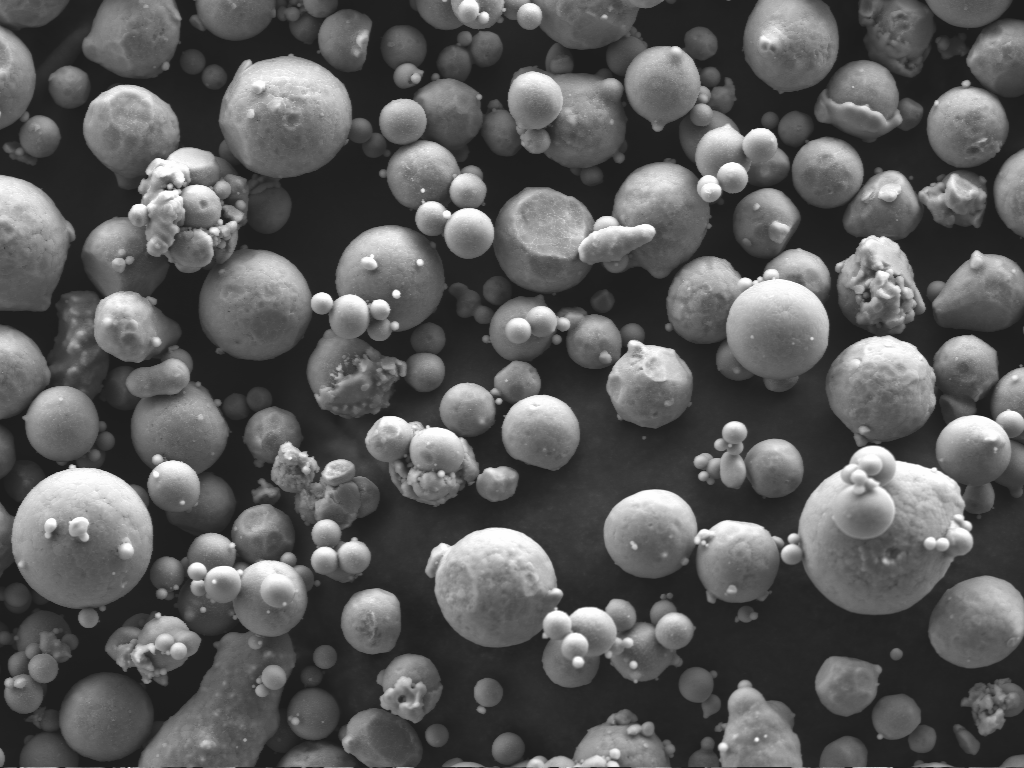
#> input picture data_mirror/aa7075/Original_Image_for_Fig_2a.tif, 1024 x 768 px, found by its file name
$ python make_scalebar_tests.py
#> lines starting #> are read from the running program, lines starting #| are printed output that depends on the picture
### attempt1/src/imio.py
"""Image loading shared by all modules. Returns 2D uint8 grayscale."""
from pathlib import Path

import cv2
import numpy as np

IMG_EXTS = {".tif", ".tiff", ".png", ".jpg", ".jpeg", ".bmp"}


def load_gray(path) -> np.ndarray:
    path = Path(path)
    if path.suffix.lower() in (".tif", ".tiff"):
        import tifffile
        a = tifffile.imread(str(path))
#> a is the input picture: shape (768, 1024); min 28, max 254, mean 90.6
    else:
        a = cv2.imread(str(path), cv2.IMREAD_UNCHANGED)
        if a is None:
            raise IOError(f"cannot read {path}")
        if a.ndim == 3:
            a = a[..., ::-1]  # BGR(A) -> RGB(A)
    a = np.asarray(a)
    while a.ndim > 3:  # multi-page / extra axes: take first plane
        a = a[0]
    if a.ndim == 3:
        if a.shape[-1] in (3, 4):
            a = a[..., :3].astype(np.float32) @ np.array([0.299, 0.587, 0.114], np.float32)
        else:  # (pages, H, W)
            a = a[0]
    if a.dtype != np.uint8:
        a = a.astype(np.float32)
        lo, hi = float(a.min()), float(a.max())
        a = (a - lo) / (hi - lo + 1e-12) * 255.0
    return np.clip(a, 0, 255).astype(np.uint8)


# [5 lines left out: function list_images, not called in this run]

### attempt1/tests/make_scalebar_tests.py
"""Render SEM-style data bars onto a real AA7075 frame with known um/px.

The AA7075 TIFFs ship without a data bar, so this is the only way to test the
scale-bar OCR path end to end. Ground truth um/px = 0.3722 (Zeiss metadata) times
the resample factor. Writes data/scaletest/*.png and truth.csv.
"""
import csv
import sys
from pathlib import Path

import numpy as np
from PIL import Image, ImageDraw, ImageFont

ROOT = Path(__file__).resolve().parents[1]
sys.path.insert(0, str(ROOT))
from src.imio import load_gray  # noqa: E402

SRC = ROOT / "data/aa7075/Original_Image_for_Fig_2a.tif"
OUT = ROOT / "data/scaletest"
BASE_UMPX = 0.3722


def font(sz):
    for f in ("arial.ttf", "DejaVuSans.ttf", "segoeui.ttf"):
        try:
            return ImageFont.truetype(f, sz)
        except OSError:
            pass
    return ImageFont.load_default()


def make(name, scale, bar_h_frac, bg, fg, label_um, label_txt, style, extras):
    img = load_gray(SRC)
    if scale != 1.0:
        img = np.asarray(Image.fromarray(img).resize(
            (int(img.shape[1] * scale), int(img.shape[0] * scale)), Image.BILINEAR))
    umpx = BASE_UMPX / scale
    h, w = img.shape
    bh = int(h * bar_h_frac)
    canvas = Image.new("L", (w, h + bh), bg)
#> canvas: PIL image 1024x860 L; every value is 0
    canvas.paste(Image.fromarray(img), (0, 0))
    d = ImageDraw.Draw(canvas)
    f = font(max(14, bh // 4))
    bar_px = int(round(label_um / umpx))
    y = h + bh // 2
    if style == "zeiss":
        x0 = int(w * 0.04)
        d.text((x0, h + bh * 0.12), label_txt, fill=fg, font=f)
        d.rectangle([x0, y + bh // 8, x0 + bar_px - 1, y + bh // 8 + max(3, bh // 18)], fill=fg)
        xs = int(w * 0.35)
    elif style == "fei":
        x0 = int(w * 0.70)
        d.rectangle([x0, y - bh // 5, x0 + bar_px - 1, y - bh // 5 + max(2, bh // 25)], fill=fg)
        d.rectangle([x0, y - bh // 5 - 6, x0 + 1, y - bh // 5 + 6], fill=fg)
        d.rectangle([x0 + bar_px - 2, y - bh // 5 - 6, x0 + bar_px - 1, y - bh // 5 + 6], fill=fg)
        d.text((x0 + bar_px // 3, y), label_txt, fill=fg, font=f)
        xs = int(w * 0.03)
    else:  # jeol: one line of text with bar in the middle
        x0 = int(w * 0.45)
        d.text((int(w * 0.03), y - bh // 6), "SEI   20kV   WD10mm   x300", fill=fg, font=f)
        d.rectangle([x0, y, x0 + bar_px - 1, y + max(3, bh // 14)], fill=fg)
        d.text((x0 + bar_px + 15, y - bh // 6), label_txt, fill=fg, font=f)
        xs = None
    if xs is not None:
        for i, e in enumerate(extras):
            d.text((xs + (i // 2) * int(w * 0.22), h + bh * (0.15 + 0.4 * (i % 2))), e, fill=fg, font=f)
    out = OUT / f"{name}.png"
    canvas.save(out)
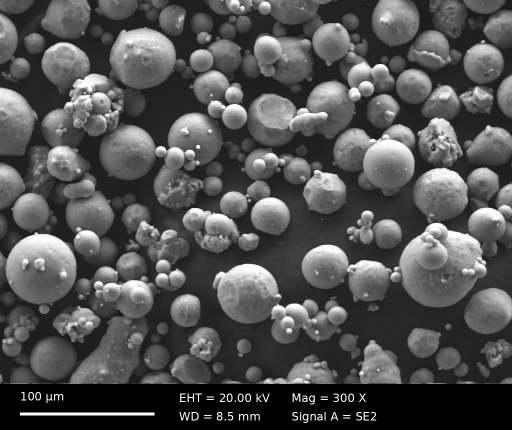
#> saved as zeiss_black_100um.png: PIL image 1024x860 L (shown at 1/2 size); min 0, max 255, mean 82.4
    return out.name, umpx, bar_px


def main():
    OUT.mkdir(parents=True, exist_ok=True)
    rows = [
        make("zeiss_black_100um", 1.0, 0.12, 0, 255, 100, "100 µm", "zeiss",
             ["EHT = 20.00 kV", "WD = 8.5 mm", "Mag = 300 X", "Signal A = SE2"]),
        make("zeiss_white_200um", 1.0, 0.10, 255, 0, 200, "200 µm", "zeiss",
             ["EHT = 15.00 kV", "WD = 10.1 mm", "Mag = 300 X", "Detector = InLens"]),
        make("fei_gray_50um_half", 2.0, 0.09, 40, 230, 50, "50 μm", "fei",
             ["HV 20.00 kV", "HFW 190 µm", "mag 600 x", "WD 9.8 mm"]),
        make("jeol_black_100um_small", 0.75, 0.08, 0, 255, 100, "100μm", "jeol", []),
        make("zeiss_black_0p1mm", 1.0, 0.12, 0, 255, 100, "0.1 mm", "zeiss",
             ["EHT = 20.00 kV", "WD = 8.5 mm", "Mag = 300 X", "Date: 1 Feb 2024"]),
    ]
#> call 2 of make, with name = 'zeiss_white_200um', scale = 1, bar_h_frac = 0.1, bg = 255, fg = 0, label_um = 200, label_txt = '200 µm', style = 'zeiss'
#> in make (call 2), `canvas.save(out)`:
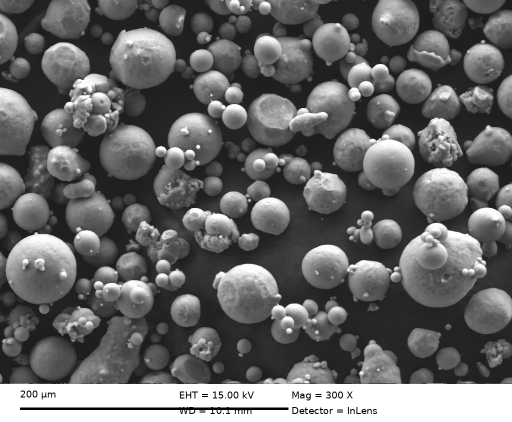
#> saved as zeiss_white_200um.png: PIL image 1024x844 L (shown at 1/2 size); min 0, max 255, mean 104
#> call 3 of make, with name = 'fei_gray_50um_half', scale = 2, bar_h_frac = 0.09, bg = 40, fg = 230, label_um = 50, label_txt = '50 μm', style = 'fei'
#> in make (call 3), `canvas.save(out)`:
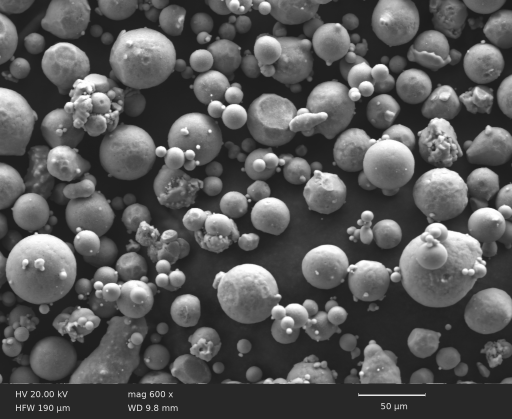
#> saved as fei_gray_50um_half.png: PIL image 2048x1674 L (shown at 1/4 size); min 28, max 254, mean 87.1
#> call 4 of make, with name = 'jeol_black_100um_small', scale = 0.75, bar_h_frac = 0.08, bg = 0, fg = 255, label_um = 100, label_txt = '100μm', style = 'jeol'
#> in make (call 4), `canvas.paste(Image.fromarray(img), (0, 0))`:
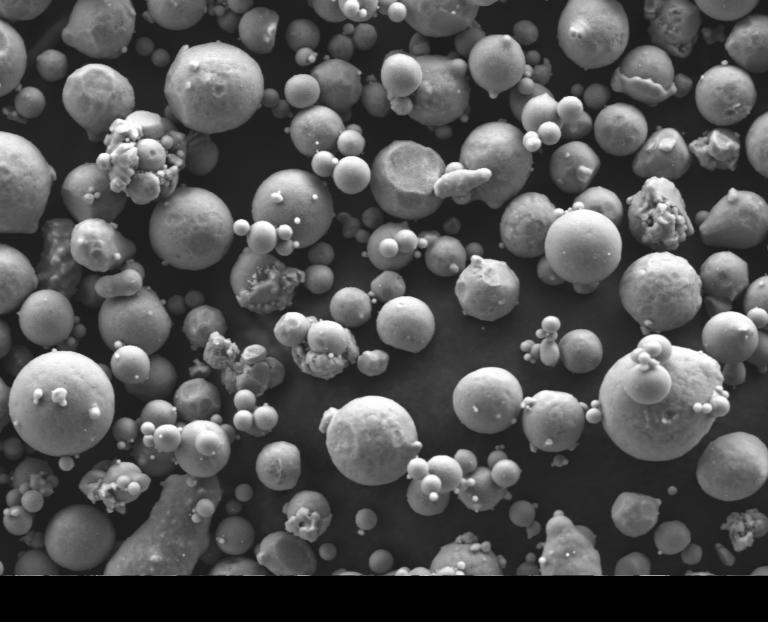
#> canvas: PIL image 768x622 L; min 0, max 254, mean 84.1
#> in make (call 4), `canvas.save(out)`:
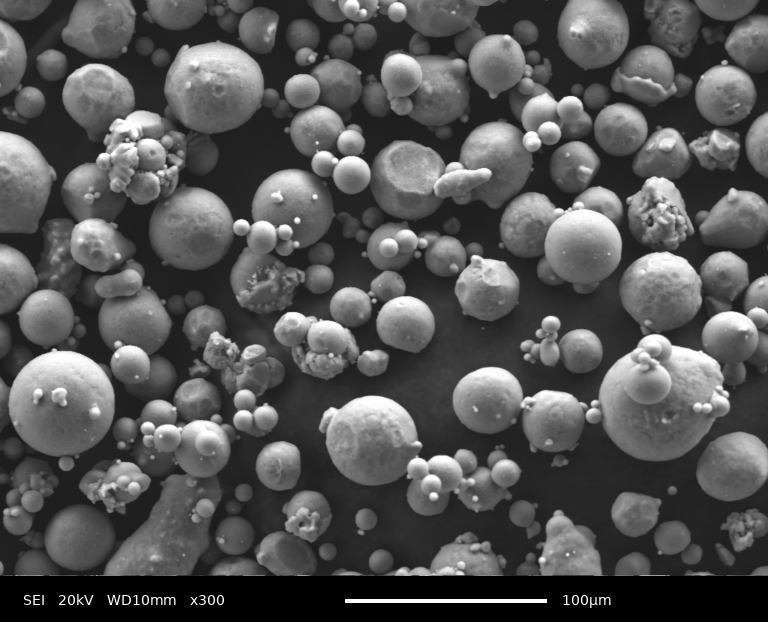
#> saved as jeol_black_100um_small.png: PIL image 768x622 L; min 0, max 255, mean 84.8
#> in make (call 5), `canvas.save(out)`:
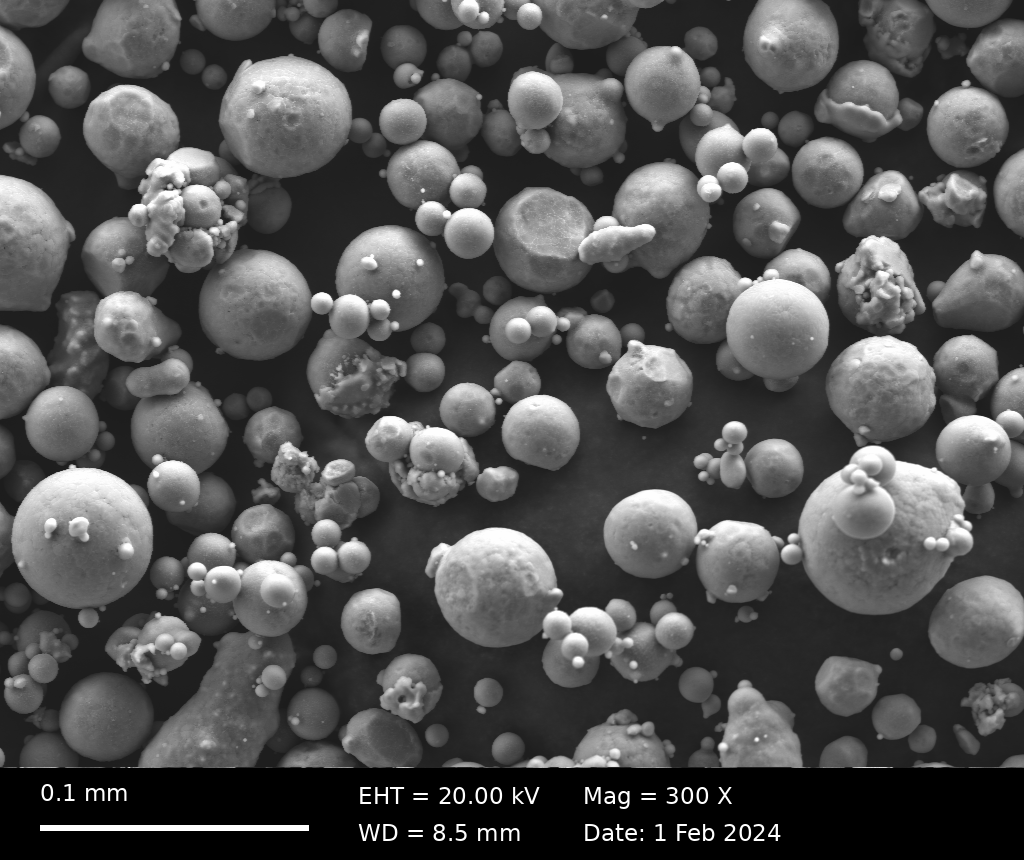
#> saved as zeiss_black_0p1mm.png: PIL image 1024x860 L; min 0, max 255, mean 82.4
    with open(OUT / "truth.csv", "w", newline="") as fh:
        wr = csv.writer(fh)
        wr.writerow(["file", "um_per_px", "bar_px"])
        wr.writerows(rows)
    print("\n".join(f"{r[0]} {r[1]:.4f} {r[2]}" for r in rows))


if __name__ == "__main__":
    main()

$ run again, with data_mirror/aa7075/Original_Image_for_Fig_2c.tif copied over data_mirror/aa7075/Original_Image_for_Fig_2a.tif
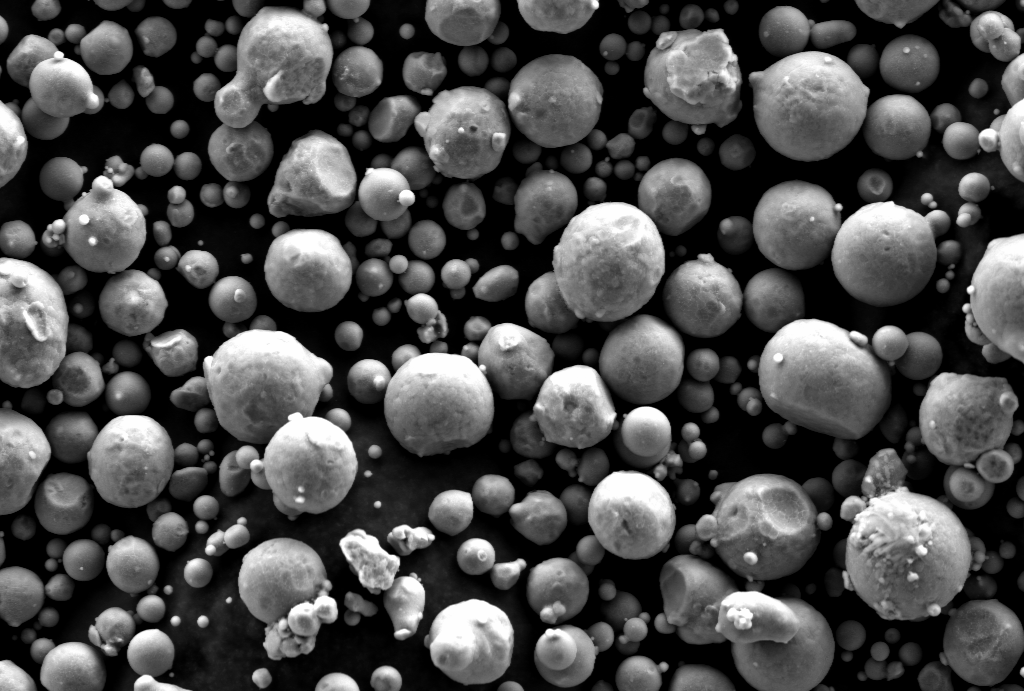
#> input picture data_mirror/aa7075/Original_Image_for_Fig_2c.tif, 1024 x 691 px, found by its file name
#> in load_gray, a is the input picture: shape (691, 1024); min 0, max 254, mean 76
#> img: shape (518, 768)
#> in make (call 4), `canvas.save(out)`:
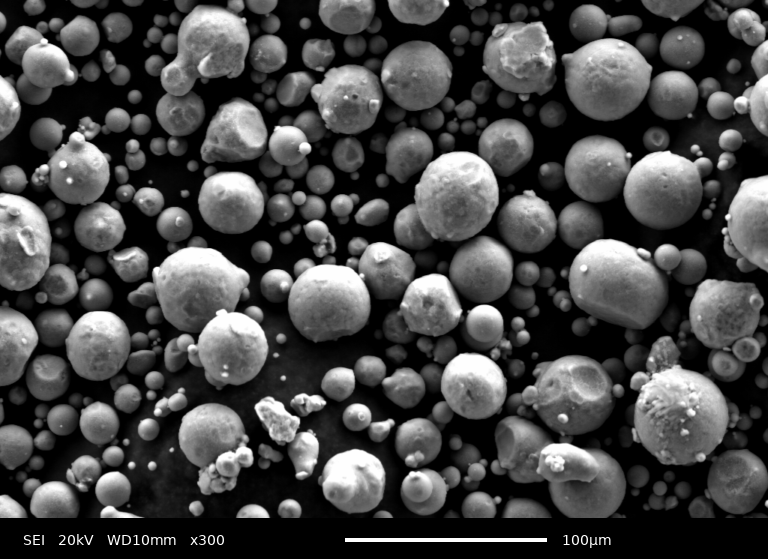
#> saved as jeol_black_100um_small.png: PIL image 768x559 L; min 0, max 255, mean 71.4
#> in make (call 5), `canvas.save(out)`:
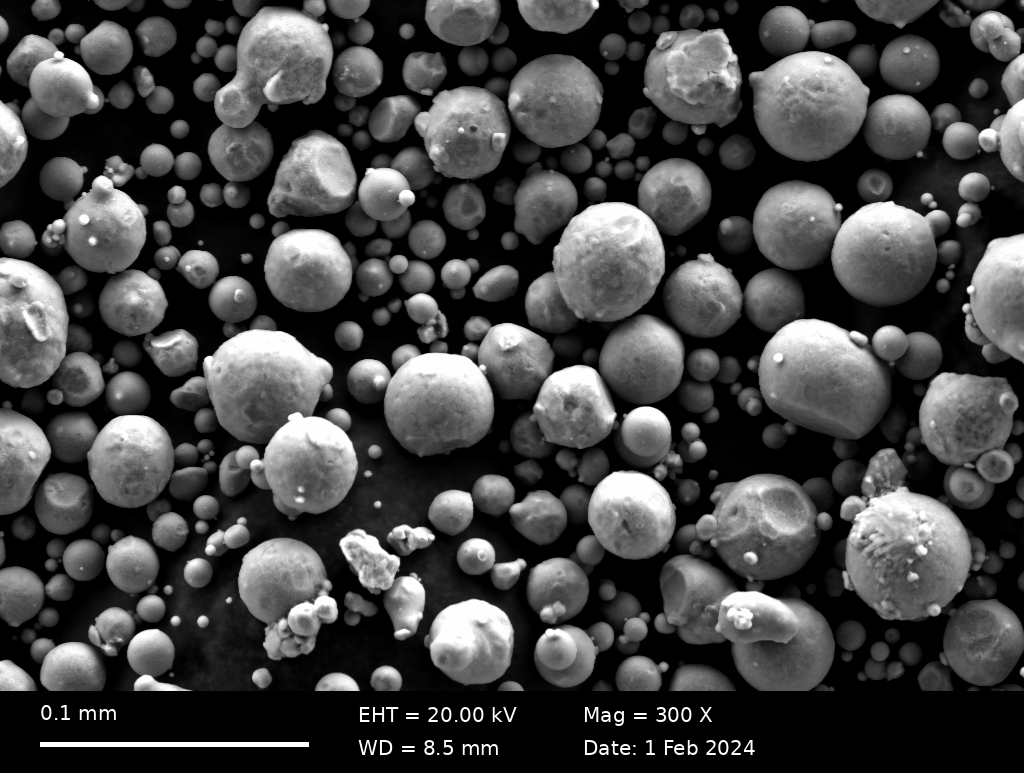
#> saved as zeiss_black_0p1mm.png: PIL image 1024x773 L; min 0, max 255, mean 69.3

$ run again, with data_mirror/aa7075/Original_Image_for_Fig_2d.tif copied over data_mirror/aa7075/Original_Image_for_Fig_2a.tif
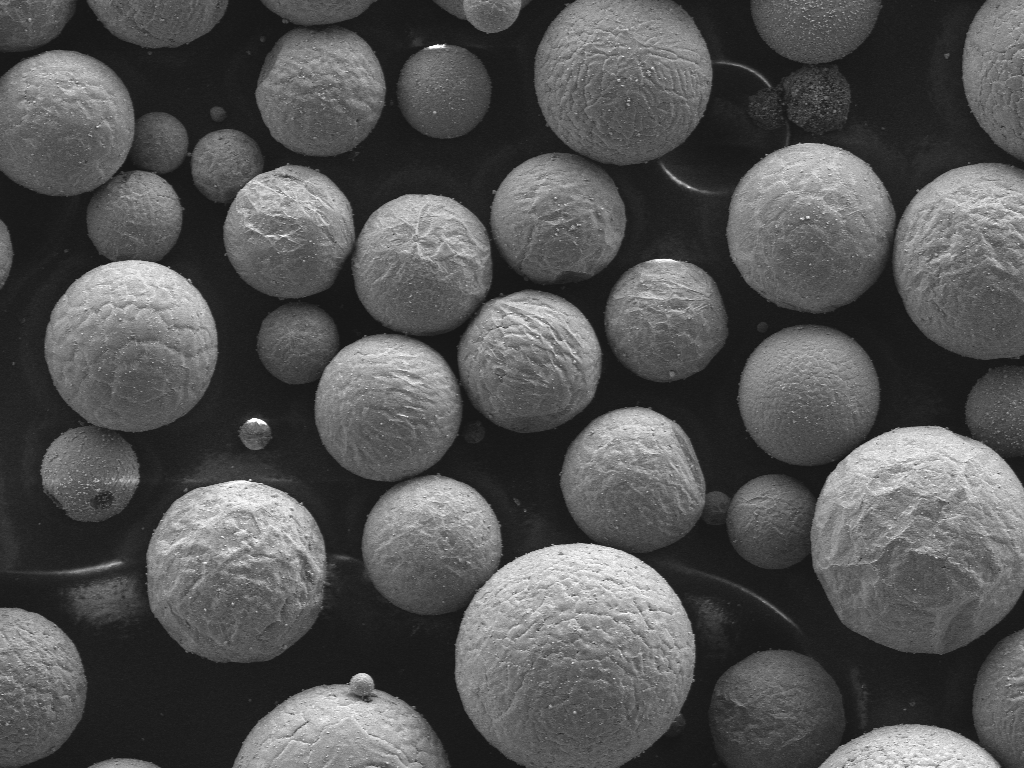
#> input picture data_mirror/aa7075/Original_Image_for_Fig_2d.tif, 1024 x 768 px, found by its file name
#> in load_gray, a is the input picture: shape (768, 1024); min 21, max 254, mean 83.9
#> img: shape (576, 768)
#> in make (call 4), `canvas.save(out)`:
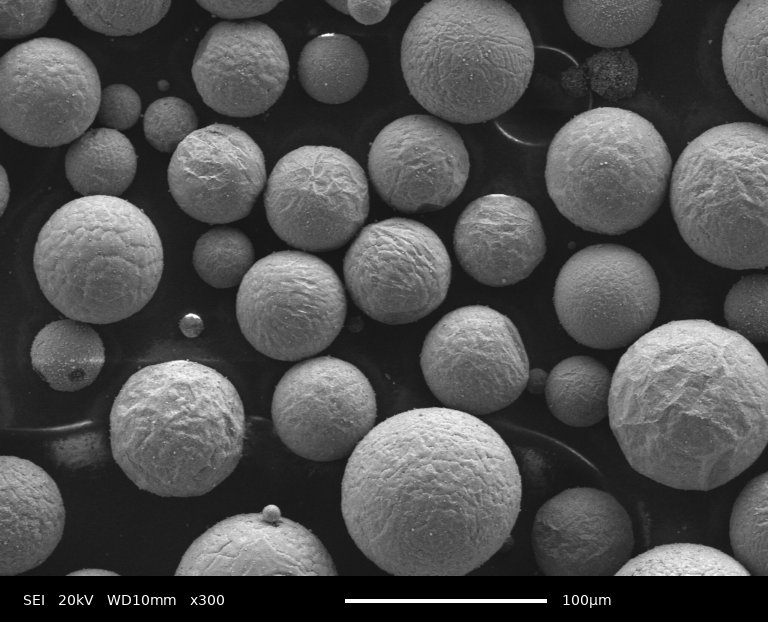
#> saved as jeol_black_100um_small.png: PIL image 768x622 L; min 0, max 255, mean 78.6
#> in make (call 5), `canvas.save(out)`:
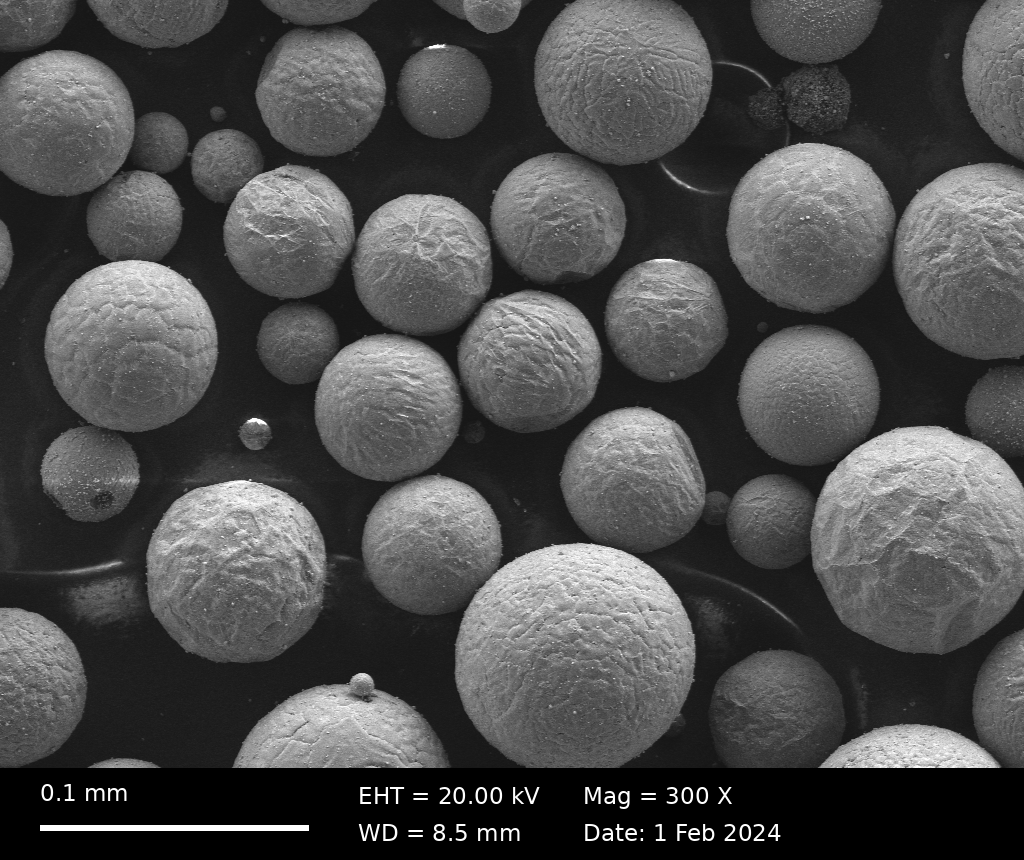
#> saved as zeiss_black_0p1mm.png: PIL image 1024x860 L; min 0, max 255, mean 76.4
